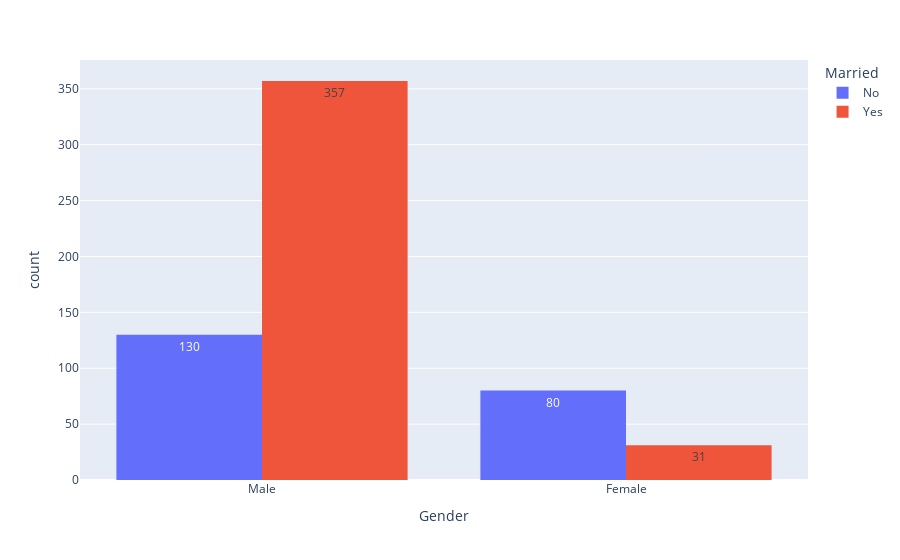

Here is the notebook cell this chart was saved with:
### Code cell
px.histogram(data_frame=df , x ="Gender" , color="Married" ,barmode='group' , text_auto=True)

### Figure 1 — Plotly figure (JSON) as saved in the notebook; plotly's stock layout.template omitted (floating-point values rounded to 4 significant figures; data arrays with more than 128 entries replaced by an {"elided": "..."} marker saying what was removed)
{"data": [{"alignmentgroup": "True", "bingroup": "x", "hovertemplate": "Married=No<br>Gender=%{x}<br>count=%{y}<extra></extra>", "legendgroup": "No", "marker": {"color": "#636efa", "pattern": {"shape": ""}}, "name": "No", "offsetgroup": "No", "orientation": "v", "showlegend": true, "texttemplate": "%{value}", "type": "histogram", "x": {"elided": "213 str values"}, "xaxis": "x", "yaxis": "y"}, {"alignmentgroup": "True", "bingroup": "x", "hovertemplate": "Married=Yes<br>Gender=%{x}<br>count=%{y}<extra></extra>", "legendgroup": "Yes", "marker": {"color": "#EF553B", "pattern": {"shape": ""}}, "name": "Yes", "offsetgroup": "Yes", "orientation": "v", "showlegend": true, "texttemplate": "%{value}", "type": "histogram", "x": {"elided": "398 str values"}, "xaxis": "x", "yaxis": "y"}], "layout": {"barmode": "group", "legend": {"title": {"text": "Married"}, "tracegroupgap": 0}, "margin": {"t": 60}, "xaxis": {"anchor": "y", "domain": [0, 1], "title": {"text": "Gender"}}, "yaxis": {"anchor": "x", "domain": [0, 1], "title": {"text": "count"}}}}
